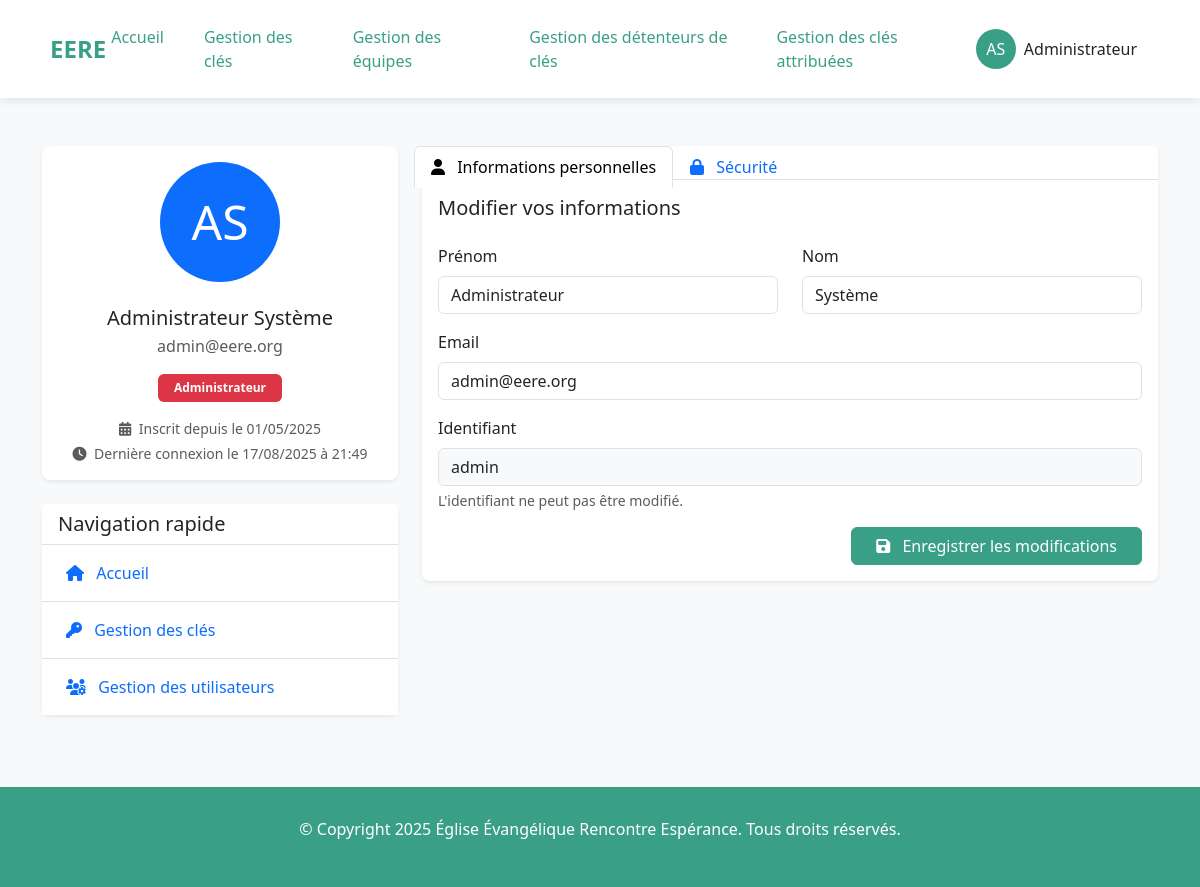
Screenshot of /profile/ (signed in) with the database file from the repository.
### listings/models.py (models this page shows, shortened)
class Owner(AbstractUser):
    ADMINISTRATOR = 'admin'
    EDITOR = 'editor'
    VISITOR = 'visitor'
    ROLE_CHOICES = [
        (ADMINISTRATOR, 'Administrateur'),
        (EDITOR, 'Éditeur'),                # Peut modifier mais pas administrer
        (VISITOR, 'Visiteur'),              # Accès en lecture seule
    ]
    role = models.CharField(
        max_length=10,
        choices=ROLE_CHOICES,
        default=VISITOR,
        help_text="Détermine les permissions de l'utilisateur dans l'application"
    )
    groups = models.ManyToManyField(
        'auth.Group',
        verbose_name='groups',
        blank=True,
        help_text='The groups this user belongs to.',
        related_name='owner_set',
        related_query_name='owner',
    )
    user_permissions = models.ManyToManyField(
        'auth.Permission',
        verbose_name='user permissions',
        blank=True,
        help_text='Specific permissions for this user.',
        related_name='owner_set',
        related_query_name='owner',
    )
    class Meta:
        verbose_name = "Gestionnaire"
        verbose_name_plural = "Gestionnaires"
    def is_admin(self):
        return self.role == self.ADMINISTRATOR

### listings/views.py (the view, shortened to what this page needs)
# urls.py: path('profile/', views.profile_view, name='profile'),
@login_required
def profile_view(request):
    form = OwnerUpdateForm(instance=request.user)
    password_form = CustomPasswordChangeForm(
        user=request.user)  # Le paramètre user est important!
    context = {
        'form': form,
        'password_form': password_form,
    }
    return render(request, 'listings/profile.html', context)

### listings/forms.py
class OwnerUpdateForm(forms.ModelForm):
    class Meta:
        model = Owner
        fields = ('first_name', 'last_name', 'email')
        widgets = {
            'first_name': forms.TextInput(attrs={'class': 'form-control', 'id': 'id_first_name'}),
            'last_name': forms.TextInput(attrs={'class': 'form-control', 'id': 'id_last_name'}),
            'email': forms.EmailInput(attrs={'class': 'form-control', 'id': 'id_email'})
        }

class CustomPasswordChangeForm(PasswordChangeForm):
    old_password = forms.CharField(
        widget=forms.PasswordInput(
            attrs={'class': 'form-control', 'placeholder': 'Ancien mot de passe', 'id': 'id_old_password'})
    )
    new_password1 = forms.CharField(
        widget=forms.PasswordInput(
            attrs={'class': 'form-control', 'placeholder': 'Nouveau mot de passe', 'id': 'id_new_password1'})
    )
    new_password2 = forms.CharField(
        widget=forms.PasswordInput(
            attrs={'class': 'form-control', 'placeholder': 'Confirmer le nouveau mot de passe', 'id': 'id_new_password2'})
    )

### listings/utils.py (called while the page is built)
def set_current_user(user):
    _thread_locals.user = user

    def __call__(self, request):
        if hasattr(request, 'user') and request.user.is_authenticated:
            set_current_user(request.user)
        else:
            set_current_user(None)
        response = self.get_response(request)
        set_current_user(None)
        return response

### listings/templates/listings/profile.html (shortened to what this page needs)
{% extends "listings/base.html" %}
{% load static %}
{% block content %}
<div class="container py-5">
    <div class="row">
        <div class="col-lg-4">
            <div class="card mb-4 shadow-sm border-0 rounded-lg">
                <div class="card-body text-center">
                    <div class="d-flex justify-content-center mb-4">
                        <div class="rounded-circle bg-primary text-white d-flex align-items-center justify-content-center mx-auto" style="width: 120px; height: 120px; font-size: 48px;">
                            {{ user.first_name|first }}{{ user.last_name|first }}
                        </div>
                    </div>
                    <h5 class="mb-1">{{ user.first_name }} {{ user.last_name }}</h5>
                    <p class="text-muted mb-3">{{ user.email }}</p>
                    <div class="mb-3">
                        <span class="badge {% if user.role == 'admin' %}bg-danger{% elif user.role == 'editor' %}bg-warning text-dark{% else %}bg-info text-dark{% endif %} px-3 py-2">
                            {{ user.get_role_display }}
                        </span>
                    </div>
                    <div class="small text-muted mt-3">
                        <i class="fas fa-calendar-alt me-1"></i> Inscrit depuis le {{ user.date_joined|date:"d/m/Y" }}
                    </div>
                    <div class="small text-muted mt-1">
                        <i class="fas fa-clock me-1"></i> Dernière connexion le {{ user.last_login|date:"d/m/Y à H:i" }}
                    </div>
                </div>
            </div>
            <div class="card mb-4 shadow-sm border-0 rounded-lg">
                <div class="card-header bg-white">
                    <h5 class="mb-0">Navigation rapide</h5>
                </div>
                <div class="card-body p-0">
                    <ul class="list-group list-group-flush">
                        <li class="list-group-item px-4 py-3">
                            <a href="{% url 'home' %}" class="text-decoration-none">
                                <i class="fas fa-home me-2"></i> Accueil
                            </a>
                        </li>
                        <li class="list-group-item px-4 py-3">
                            <a href="{% url 'key_list' %}" class="text-decoration-none">
                                <i class="fas fa-key me-2"></i> Gestion des clés
                            </a>
                        </li>
                        {% if user.is_admin %}
                        <li class="list-group-item px-4 py-3">
                            <a href="{% url 'owner_management' %}" class="text-decoration-none">
                                <i class="fas fa-users-cog me-2"></i> Gestion des utilisateurs
                            </a>
                        </li>
                        {% endif %}
                    </ul>
                </div>
            </div>
        </div>
        <div class="col-lg-8">
            <div class="card shadow-sm border-0 rounded-lg mb-4">
                <div class="card-header bg-white p-0">
                    <ul class="nav nav-tabs card-header-tabs" id="profileTabs" role="tablist">
                        <li class="nav-item" role="presentation">
                            <button class="nav-link active" id="info-tab" data-bs-toggle="tab" data-bs-target="#info" type="button" role="tab" aria-controls="info" aria-selected="true">
                                <i class="fas fa-user me-2"></i> Informations personnelles
                            </button>
                        </li>
                        <li class="nav-item" role="presentation">
                            <button class="nav-link" id="security-tab" data-bs-toggle="tab" data-bs-target="#security" type="button" role="tab" aria-controls="security" aria-selected="false">
                                <i class="fas fa-lock me-2"></i> Sécurité
                            </button>
                        </li>
                    </ul>
                </div>
                <div class="card-body">
                    <div class="tab-content" id="profileTabsContent">
                        <div class="tab-pane fade show active" id="info" role="tabpanel" aria-labelledby="info-tab">
                            <h5 class="card-title mb-4">Modifier vos informations</h5>
                            <form method="post" action="{% url 'profile' %}" class="needs-validation" novalidate>
                                <div class="row mb-3">
                                    <div class="col-md-6">
                                        <label for="{{ form.first_name.id_for_label }}" class="form-label">Prénom</label>
                                        {{ form.first_name }}
                                    </div>
                                    <div class="col-md-6">
                                        <label for="{{ form.last_name.id_for_label }}" class="form-label">Nom</label>
                                        {{ form.last_name }}
                                    </div>
                                </div>
                                <div class="mb-3">
                                    <label for="{{ form.email.id_for_label }}" class="form-label">Email</label>
                                    {{ form.email }}
                                </div>
                                <div class="mb-3">
                                    <label for="username" class="form-label">Identifiant</label>
                                    <input type="text" class="form-control bg-light" id="username" value="{{ user.username }}" readonly>
                                    <div class="form-text text-muted">
                                        L'identifiant ne peut pas être modifié.
                                    </div>
                                </div>
                                <div class="d-grid gap-2 d-md-flex justify-content-md-end">
                                    <button type="submit" class="btn btn-primary px-4">
                                        <i class="fas fa-save me-2"></i> Enregistrer les modifications
                                    </button>
                                </div>
                            </form>
                        </div>
                    </div>
                </div>
            </div>
        </div>
    </div>
</div>
{% endblock %}

### listings/templates/listings/base.html (shortened to what this page needs)
<!DOCTYPE html>
{% load static %}
<html lang="fr">
<head>
    <link href="https://cdn.jsdelivr.net/npm/bootstrap@5.3.0/dist/css/bootstrap.min.css" rel="stylesheet">
    <link rel="stylesheet" href="https://cdnjs.cloudflare.com/ajax/libs/font-awesome/6.4.0/css/all.min.css">
</head>
<body>
    <header class="top-header">
        <div class="logo" onclick="window.location.href='{% url 'home' %}'">EERE</div>
        <nav class="nav-menu">
            <a href="{% url 'home' %}" id="menu-home">Accueil</a>
            <a href="{% url 'key_list' %}" id="menu-key_list">Gestion des clés</a>
            <a href="{% url 'team_list' %}" id="menu-team_list">Gestion des équipes</a>
            {% if request.user.role == 'admin' %}
                <a href="{% url 'user_list' %}" id="menu-user_list">Gestion des détenteurs de clés</a>
            {% endif %}
            <a href="{% url 'user_keys' %}" id="menu-user_keys">Gestion des clés attribuées</a>
        </nav>
        {% if request.user.is_authenticated %}
        <div class="user-menu dropdown">
            <button class="btn dropdown-toggle" type="button" id="userMenuButton" data-bs-toggle="dropdown" aria-expanded="false">
                <div class="d-flex align-items-center">
                    <div class="user-initials me-2">
                        {{ request.user.first_name|first }}{{ request.user.last_name|first }}
                    </div>
                    <span class="d-none d-md-inline">{{ request.user.first_name }}</span>
                </div>
            </button>
        </div>
        {% endif %}
    </header>
    <main role="main">
        {% block content %}{% endblock %}
    </main>
    <footer class="footer" id="contact">
        <p>&copy; Copyright {% now "Y" %} Église Évangélique Rencontre Espérance. Tous droits réservés.</p>
    </footer>
</body>
</html>

### rows the page displays
Owner: user.first_name|first "A", user.last_name|first "S", user.first_name "Administrateur", first_name|first "A", last_name|first "S", first_name "Administrateur", last_name "Système", email "admin@eere.org", role "Administrateur", date_joined "01/05/2025", last_login "17/08/2025 à 21:49", username "admin"
